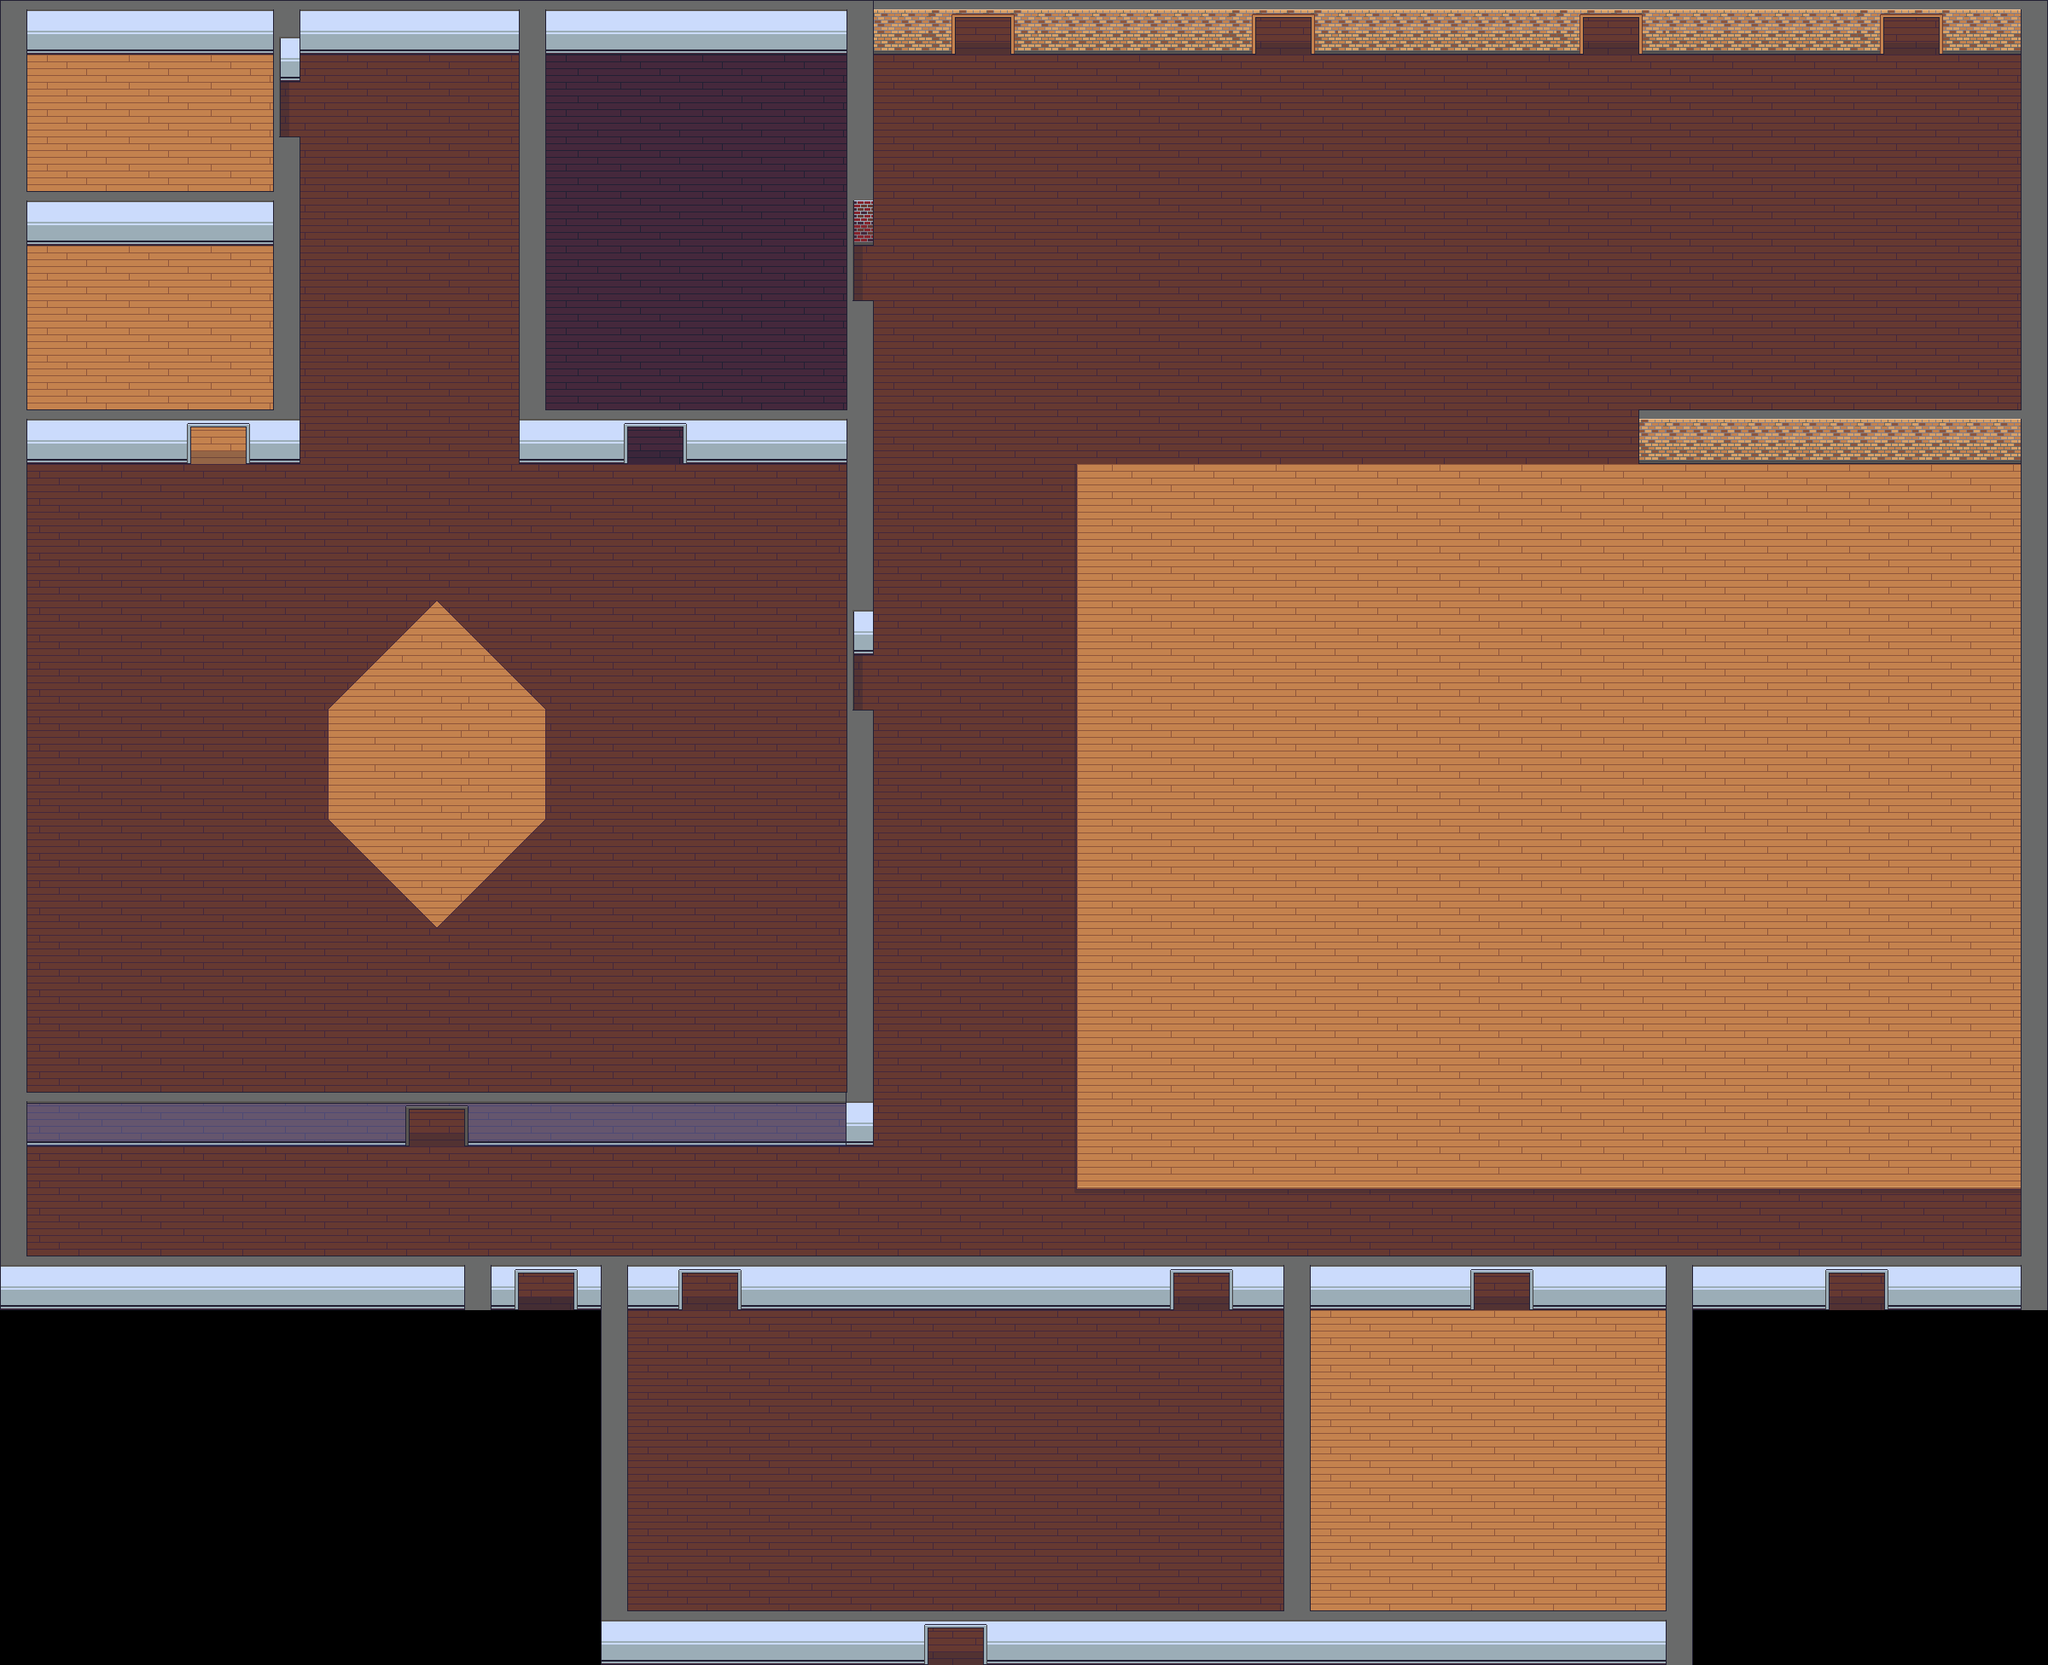

The image is a tile-based game level rendered from a .tmx file. Its description and source (layers, tilesets, objects; grid data summarised) follow:
An orthogonal 75x61 tile map with 32x32 px tiles, 4 tile layers (floor, floor2, walls, arches), 2 hidden layers not drawn, 4 tilesets.

<map version="1.5" tiledversion="1.7.0" orientation="orthogonal" renderorder="right-down" width="75" height="61" tilewidth="32" tileheight="32" infinite="0" nextlayerid="8" nextobjectid="1">
 <tileset firstgid="1" source="../../../tilesets/gather_floors_1.x.tsx" />
 <tileset firstgid="3201" source="../../../tilesets/gather_tables_2.x.tsx" />
 <tileset firstgid="12201" source="../../../tilesets/gather_interior_walls_1.x.tsx" />
 <tileset firstgid="18251" source="../../../tilesets/gather_shadows_1.x.tsx" />
 <group id="6" name="bg">
  <layer id="1" name="floor" width="75" height="61">
   <data>[4575 cells, 3970 non-empty, 9 distinct tile ids]</data>
  </layer>
  <layer id="4" name="floor2" width="75" height="61">
   <data>[4575 cells, 133 non-empty, 12 distinct tile ids]</data>
  </layer>
  <layer id="2" name="furn" width="75" height="61" visible="0">
   <data>[4575 cells, 594 non-empty, 14 distinct tile ids]</data>
  </layer>
  <layer id="3" name="walls" width="75" height="61">
   <data>[4575 cells, 646 non-empty, 64 distinct tile ids]</data>
  </layer>
 </group>
 <layer id="5" name="arches" width="75" height="61">
  <data>[4575 cells, 85 non-empty, 20 distinct tile ids]</data>
 </layer>
 <layer id="7" name="shaddow" width="75" height="61" visible="0">
  <data>[4575 cells, 33 non-empty, 3 distinct tile ids]</data>
 </layer>
</map>
